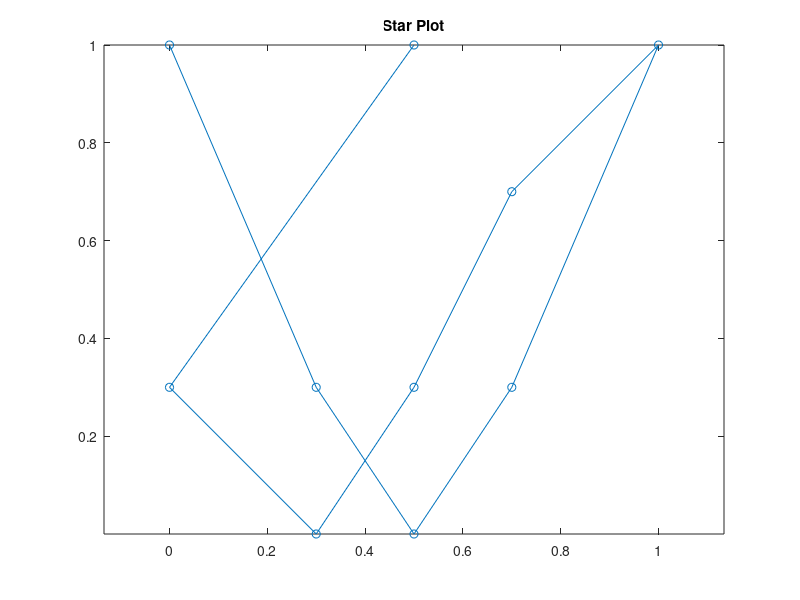

Write MATLAB code to recreate this figure.
clear all
close all
clc

##%plot based on the record
##% x = 3, y = 4
##plot([3 3],[4 3],'-',"Markersize",20,"linewidth",5)
##hold on
##plot([5 4],[5 2],'-.s',"Markersize",20,"linewidth",5)
##%change the range of display
##%xmin xmax ymin ymax
##axis([0 5 0 5])
##
##grid on
##title('My first plotting {x_2^3}')
##ylabel("y axis (unit)")
##xlabel("x axox (unit)")
% Define the coordinates of the star vertices
x = [0, 0.3, 0.5, 0.7, 1, 0.7, 0.5, 0.3, 0, 0.5];
y = [1, 0.3, 0, 0.3, 1, 0.7, 0.3, 0, 0.3, 1];

% Plot the star
plot(x, y, '-o');
axis equal; % Set equal axis scaling for a more accurate representation
title('Star Plot');
